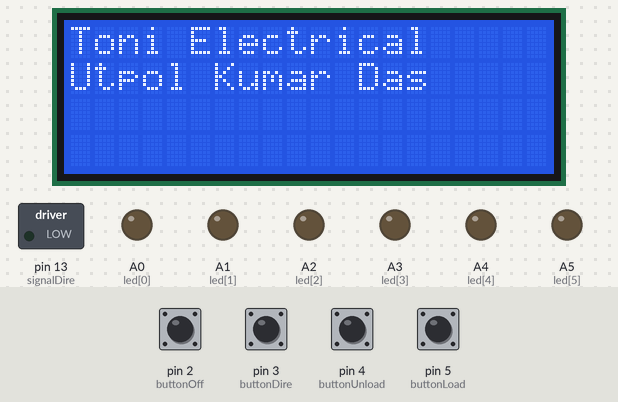
The sketch below on a simulated Arduino Nano, built with avr-gcc and run on an emulated ATmega328P. On the bench: 20×4 character LCD, switched loads named in the sketch (green lamp = pin HIGH), output pins drawn as LEDs (lit = HIGH). The inputs (shaded band) are chosen by the test bench; at power-on: pin 2 (buttonOff), pin 3 (buttonDire), pin 4 (buttonUnload), pin 5 (buttonLoad) LOW.

Above: at 0.9 s.
At 3.6 s:
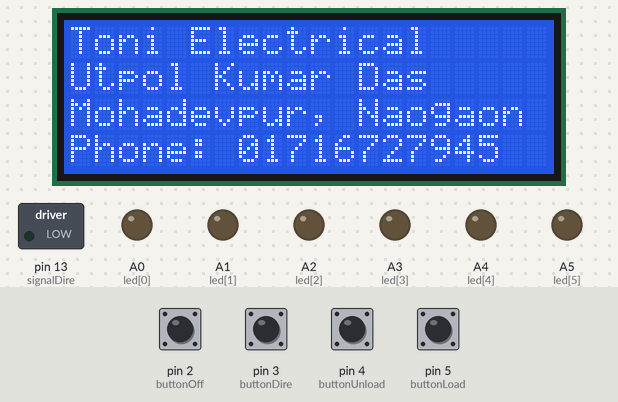
3.7 s: pin 2 (buttonOff) pulled HIGH for 0.15 s
At 4.9 s:
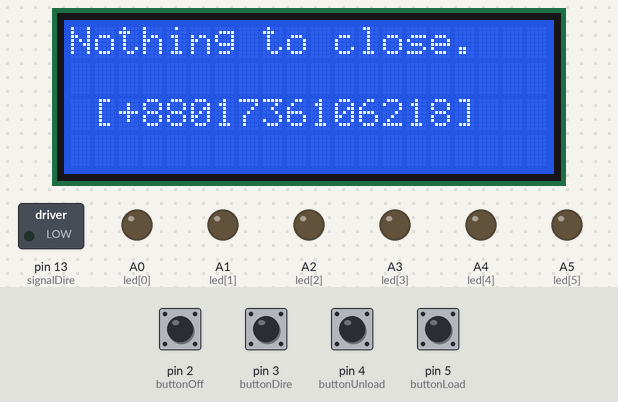
5.3 s: pin 3 (buttonDire) pulled HIGH for 0.15 s
At 6.1 s:
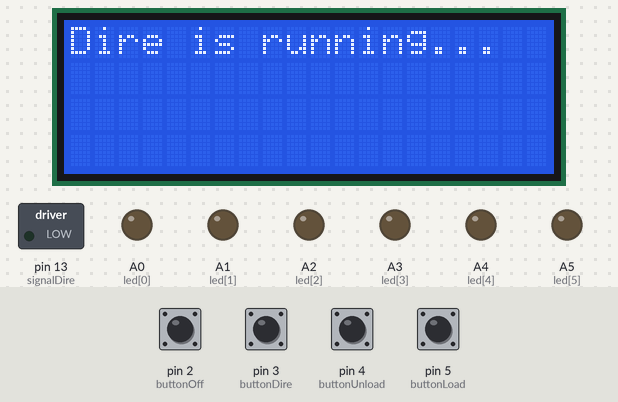
Timing chart, 0 to 31.8 s (numbered marks = the images above; inputs shaded):
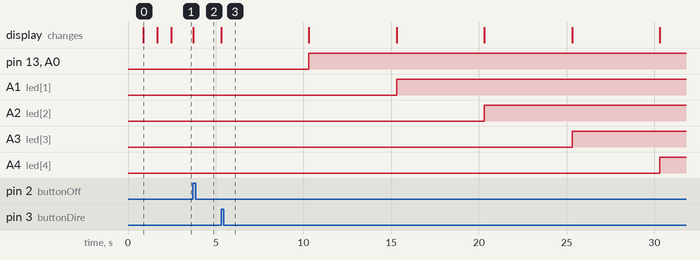

The sketch:

auto.ino
```cpp
/*
 * auto-shutter.ino
 *
 * Author: Anwar Hossain
 * github.com/w3cp
 * anwar.ubuntu@gmail.com
 * 01768310499
 *
 * Date Created 20190702
 * Last Modified 20190707
 *
 */

// MOTOR == LED (SAME JINIS)


#include <LiquidCrystal.h>


// lcd pin declare
const int rs = 12, en = 11, d4 = 10, d5 = 9, d6 = 8, d7 = 7;
LiquidCrystal lcd(rs, en, d4, d5, d6, d7);

// pin declare (for output)
const int led[] = {A0, A1, A2, A3, A4, A5};

// pin declare (for input)
#define buttonOff 2
#define buttonDire 3
#define buttonUnload 4
#define buttonLoad 5

// pin declare (for output signal)
#define signalDire 13
#define signalLoad A6
#define signalUnload A7

String motorName[6] = {"Elevator>", "FrontGear>", "Loader  >", "Blower   >", "Jhorna  >", "Gate     >"};
int totalLed = 6;
int duration = 5000;

int i = 0;

int totalMotorOn = 0;
boolean motorState = false;
int signalPin;

String msg = "";
String buttonName = "";


void setup() {
  lcd.begin(20, 4);

  lcd.setCursor(0, 0);
  lcd.print("Toni Electrical");
  delay(800);
  lcd.setCursor(0, 1);
  lcd.print("Utpol Kumar Das");
  delay(800);
  lcd.setCursor(0, 2);
  lcd.print("Mohadevpur, Naogaon");
  delay(800);
  lcd.setCursor(0, 3);
  lcd.print("Phone: 01716727945");

  for (i = 0; i < totalLed; i++) {
    pinMode(led[i], OUTPUT);
  }

  pinMode(signalDire, OUTPUT);
  pinMode(signalLoad, OUTPUT);
  pinMode(signalUnload, OUTPUT);

  pinMode(buttonOff, INPUT);
  pinMode(buttonLoad, INPUT);
  pinMode(buttonUnload, INPUT);
  pinMode(buttonDire, INPUT);
}

void loop() {
  // Motor on off
  if (digitalRead(buttonDire) == HIGH ) {
    motorOnOff(6);
  } else if (digitalRead(buttonUnload) == HIGH) {
    motorOnOff(3);
  } else if (digitalRead(buttonLoad) == HIGH) {
    motorOnOff(1);
  } else if (digitalRead(buttonOff) == HIGH) {
    if (motorState == true) {
        motorOnOff(0);
    } else {
        lcd.clear();
        lcd.print("Nothing to close.");
        lcd.setCursor(1, 2);
        lcd.print("[+8801736106218]");
    }
  }
}

void motorOnOff(int totalMotor) {

  int col = 0;

  if (motorState == false) {

    if (totalMotor == 6) {
      buttonName = "Dire ";
      signalPin = signalDire;
    } else if (totalMotor == 3) {
      buttonName = "Unload ";
      signalPin = signalUnload;
    } else if (totalMotor == 1) {
      buttonName = "Load ";
      signalPin = signalLoad;
    }

    lcd.clear();
    msg = buttonName + "is running...";
    lcd.print(msg);

    delay(duration);

    digitalWrite(signalPin, HIGH);

    for (i = 0; i < totalMotor; i++) {

      digitalWrite(led[i], HIGH);
      totalMotorOn++;

      if (i % 2 == 0) {
          col = 0;
      } else {
          col = 10;
      }

      lcd.setCursor(col, (i+2) / 2);
      lcd.print(motorName[i]);

      delay(duration);

    }

    motorState = true;

  } else if (motorState == true) {

    if (totalMotorOn == 6) {
      buttonName = "Dire ";
    } else if (totalMotorOn == 3) {
      buttonName = "Unload ";
    } else if (totalMotorOn == 1) {
      buttonName = "Load ";
    }

    lcd.clear();
    msg = buttonName + "is closing...";
    lcd.print(msg);
    delay(duration);

    for (i = totalMotorOn - 1; i >= 0; i--) {

      digitalWrite(led[i], LOW);

      if (i % 2 == 0) {
          col = 0;
      } else {
          col = 10;
      }

      lcd.setCursor(col, (i+2) / 2);
      lcd.print(motorName[i]);

      delay(duration);
    }

    digitalWrite(signalDire, LOW);
    digitalWrite(signalLoad, LOW);
    digitalWrite(signalUnload, LOW);

    totalMotorOn = 0;
    motorState = false;

    lcd.clear();
    msg = buttonName + "is closed";
    lcd.print(msg);
    lcd.setCursor(1, 2);
    msg = "Thank You";
    lcd.print(msg);
  }
}
```

Measured:
- after the input at 3.7 s, the display: changes at once (image 2)
- after the input at 5.3 s, pin 13 (signalDire), A0 (led[0]): LOW → HIGH after 5.0 s; A1 (led[1]): LOW → HIGH after 10.0 s; A2 (led[2]): LOW → HIGH after 15.0 s; A3 (led[3]): LOW → HIGH after 20.0 s; A4 (led[4]): LOW → HIGH after 25.0 s; the display: changes at once (image 3)
- what the display in image 0 shows lasts 0.8 s, from 0.9 s to 1.7 s
